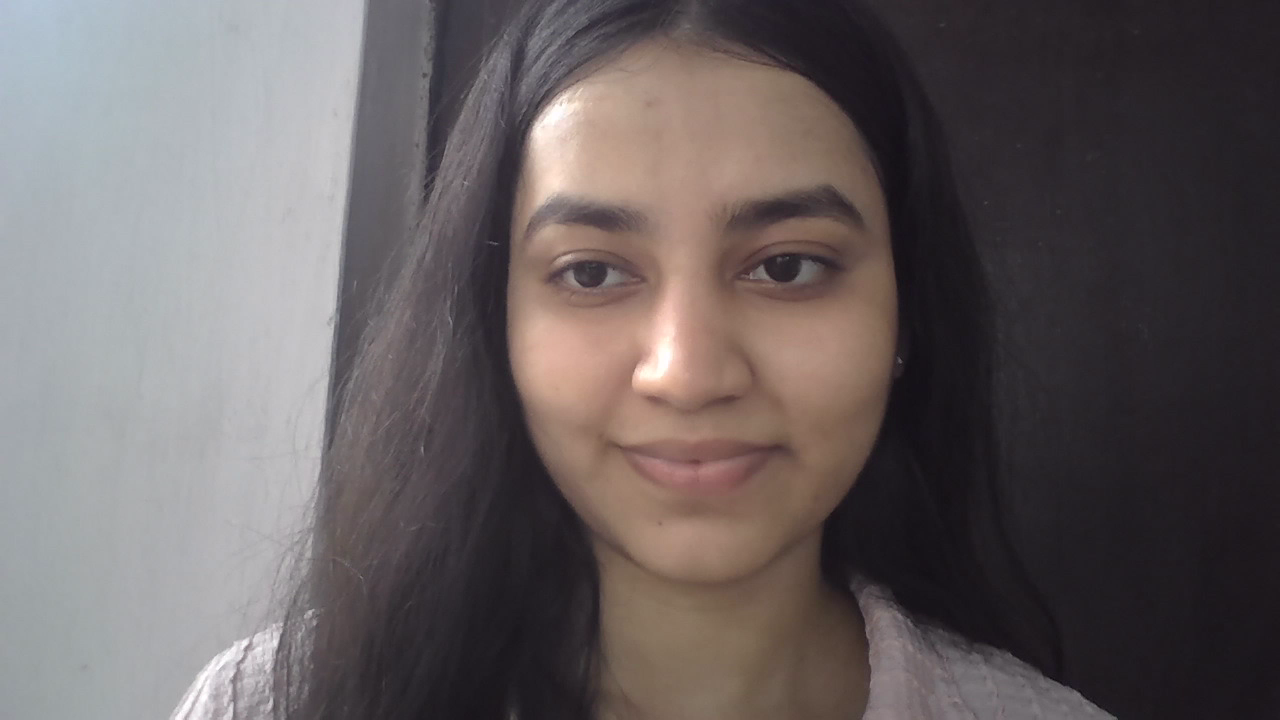
#> input picture frames/frame_001.png, 1280 x 720 px
$ python dwt.py
#> lines starting #> are read from the running program, lines starting #| are printed output that depends on the picture; after the words box and inside, x2 and y2 are one past the last pixel; in counts of white or black regions, pixels touching at a corner belong together; long printed decimals are rounded

#DWT Transformation and reconstruction section

import cv2
import pywt
import numpy as np

INPUT = "frames/frame_001.png"
OUTPUT = "dwt_review_reconstructed.png"

# 1. Load frame
image = cv2.imread(INPUT, cv2.IMREAD_GRAYSCALE)
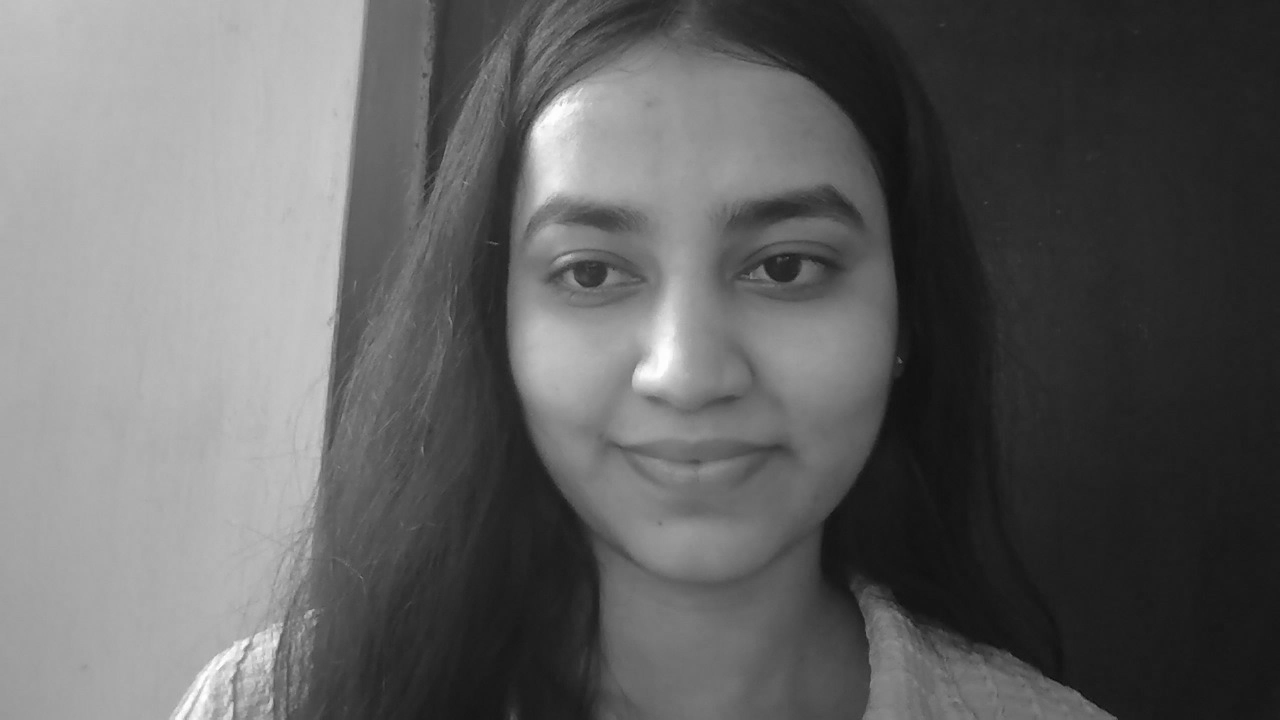
#> image: shape (720, 1280); min 11, max 254, mean 98.4

if image is None:
    raise FileNotFoundError(f"Could not load {INPUT}")

# 2. Apply DWT
LL, (LH, HL, HH) = pywt.dwt2(image, "haar")
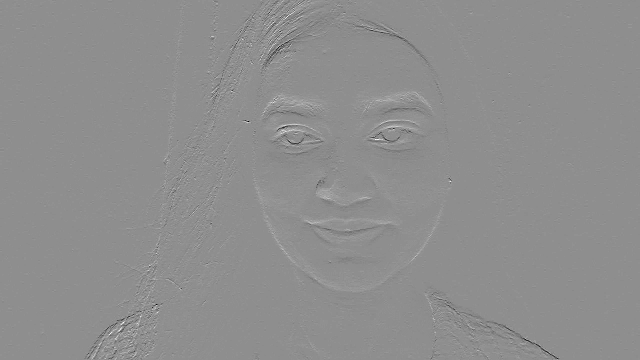
#> LH: shape (360, 640) float64; min -48.5, max 38, mean 0; drawn with min black and max white
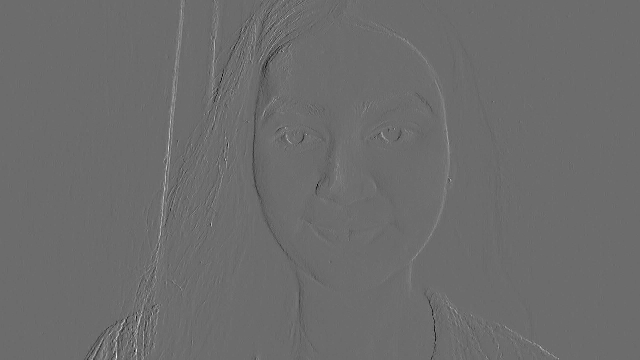
#> HL: shape (360, 640) float64; min -53.5, max 72, mean 0.1; drawn with min black and max white
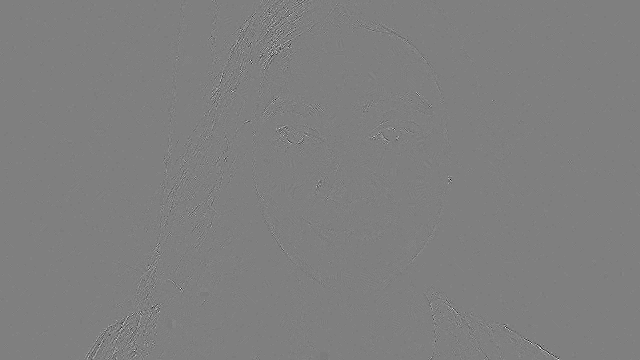
#> HH: shape (360, 640) float64; min -17, max 17, mean 0.00474; drawn with min black and max white

# 3. Inverse DWT
reconstructed = pywt.idwt2((LL, (LH, HL, HH)), "haar")

# 4. Convert reconstructed image for saving
reconstructed = np.clip(reconstructed, 0, 255).astype(np.uint8)

# 5. Save reconstructed frame
cv2.imwrite(OUTPUT, reconstructed)

# 6. Measure difference
difference = np.abs(
    image.astype(np.float64) - reconstructed.astype(np.float64)
)
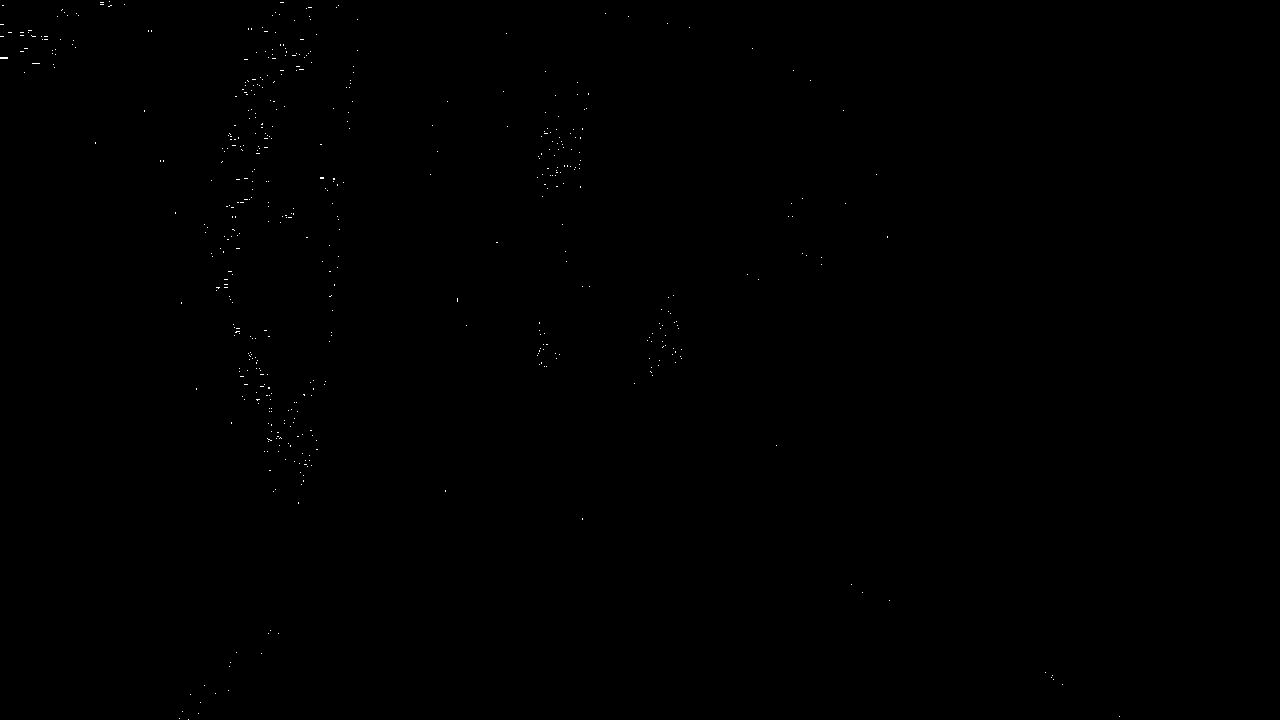
#> difference: shape (720, 1280) float64; values 0 (black) and 1 (white), 0.09% white in thin lines or dots, all inside (x1, y1, x2, y2) = (0, 1, 1120, 720)

mse = np.mean(difference ** 2)
#> mse = 0.000876

if mse == 0:
    psnr = float("inf")
else:
    psnr = 10 * np.log10((255 ** 2) / mse)
#> psnr = 78.71

# 7. Display review results
print("=== DWT REVIEW ===")
print("Original shape:      ", image.shape)
#| Original shape:       (720, 1280)
print("LL shape:            ", LL.shape)
#| LL shape:             (360, 640)
print("LH shape:            ", LH.shape)
#| LH shape:             (360, 640)
print("HL shape:            ", HL.shape)
#| HL shape:             (360, 640)
print("HH shape:            ", HH.shape)
#| HH shape:             (360, 640)
print("Reconstructed shape: ", reconstructed.shape)
#| Reconstructed shape:  (720, 1280)
print(f"MSE:                 {mse:.6f}")
#| MSE:                 0.000876
print(f"PSNR:                {psnr:.6f} dB")
#| PSNR:                78.707 dB
print("\nDWT transformation: SUCCESS")
print("Inverse DWT:         SUCCESS")
print(f"Reconstructed image saved as: {OUTPUT}")

#DWT Reconstruction section


# Load the original image
image = cv2.imread("frames/frame_001.png", cv2.IMREAD_GRAYSCALE)

if image is None:
    raise FileNotFoundError("Could not load frames/frame_001.png")

# DWT: decompose the image
LL, (LH, HL, HH) = pywt.dwt2(image, "haar")

# Inverse DWT: reconstruct the image
reconstructed = pywt.idwt2((LL, (LH, HL, HH)), "haar")

# Convert back to uint8 for saving
reconstructed = np.clip(reconstructed, 0, 255).astype(np.uint8)

# Save reconstructed image
cv2.imwrite("reconstructed_frame.png", reconstructed)

# Calculate reconstruction error
difference = np.abs(image.astype(np.float64) - reconstructed.astype(np.float64))

print("Original image shape:", image.shape)
#| Original image shape: (720, 1280)
print("Reconstructed image shape:", reconstructed.shape)
#| Reconstructed image shape: (720, 1280)
print("Maximum pixel difference:", difference.max())
#| Maximum pixel difference: 1.0
print("Mean pixel difference:", difference.mean())
#| Mean pixel difference: 0.0008757

print("\nDWT → Inverse DWT reconstruction completed.")
print("Saved as: reconstructed_frame.png")

#DWT Visualization section
import cv2
import pywt
import numpy as np

# Load frame.png as a grayscale im
image = cv2.imread("frames/frame_001.png", cv2.IMREAD_GRAYSCALE)

if image is None:
    raise FileNotFoundError("Could not load frames/frame_001.png")

# Apply 2D Haar DWT
LL, (LH, HL, HH) = pywt.dwt2(image, "haar")

# Normalize sub-bands so they can be saved as images
def normalize_band(band):
    band = np.abs(band)
    return cv2.normalize(band, None, 0, 255, cv2.NORM_MINMAX).astype(np.uint8)

# Convert each sub-band to viewable image format
LL_img = normalize_band(LL)
LH_img = normalize_band(LH)
#> in normalize_band (call 2), `band = np.abs(band)`:
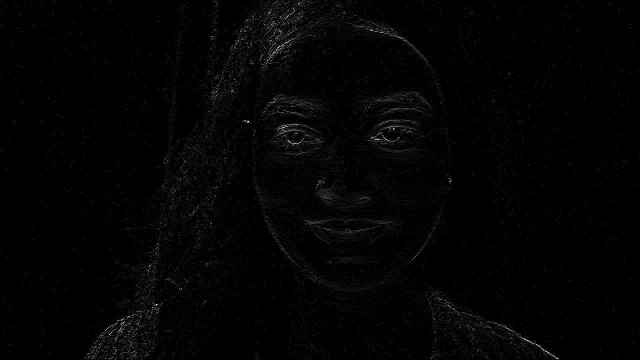
#> band: shape (360, 640) float64; min 0, max 48.5, mean 0.7; drawn with min black and max white
HL_img = normalize_band(HL)
HH_img = normalize_band(HH)

# Save the resulting sub-bands
cv2.imwrite("LL.png", LL_img)
cv2.imwrite("LH.png", LH_img)
cv2.imwrite("HL.png", HL_img)
cv2.imwrite("HH.png", HH_img)

print("Original image shape:", image.shape)
#| Original image shape: (720, 1280)
print("LL shape:", LL.shape)
#| LL shape: (360, 640)
print("LH shape:", LH.shape)
#| LH shape: (360, 640)
print("HL shape:", HL.shape)
#| HL shape: (360, 640)
print("HH shape:", HH.shape)
#| HH shape: (360, 640)

print("\nDWT completed successfully.")
print("Sub-band images saved: LL.png, LH.png, HL.png, HH.png")

$ run again, with frames/frame_002.png copied over frames/frame_001.png
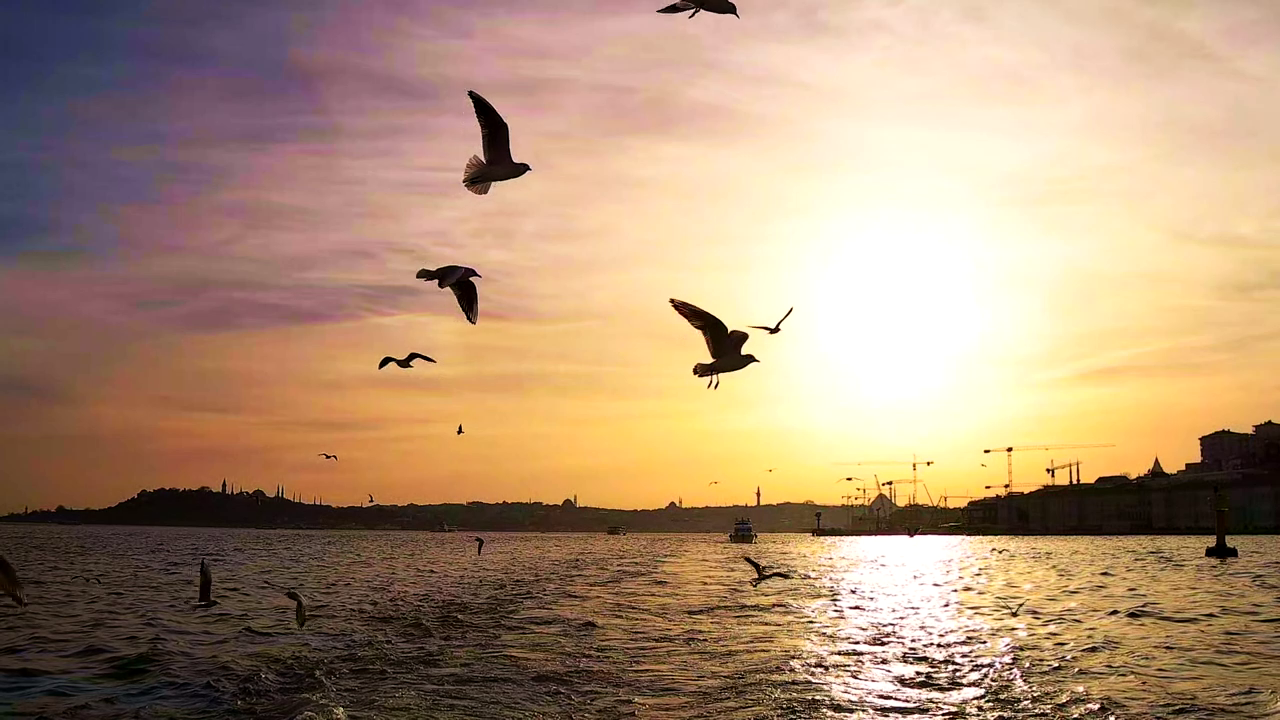
#> input picture frames/frame_002.png, 1280 x 720 px
#> `difference = np.abs( image.astype(np.float64) - reconstructed.astype(n..`:
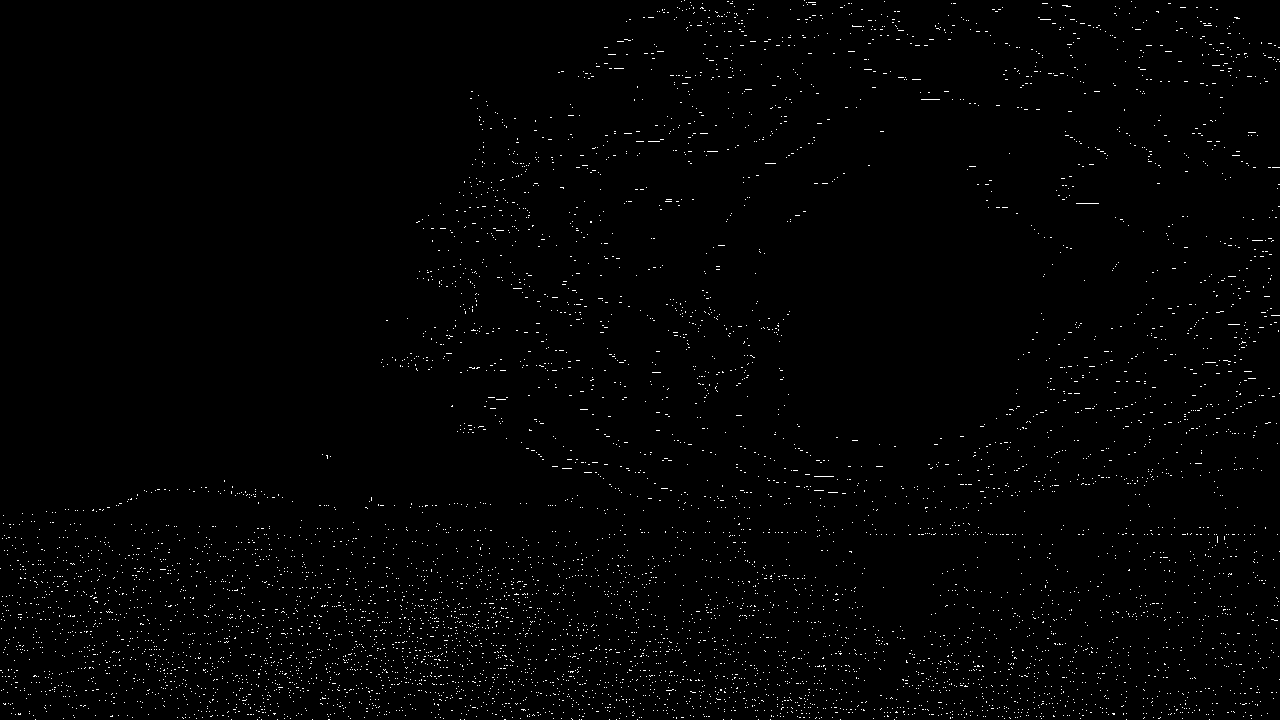
#> difference: shape (720, 1280) float64; values 0 (black) and 1 (white), 1.1% white in thin lines or dots
#> mse = 0.0106
#> psnr = 67.89
#| Original shape:       (720, 1280)
#| LL shape:             (360, 640)
#| LH shape:             (360, 640)
#| HL shape:             (360, 640)
#| HH shape:             (360, 640)
#| Reconstructed shape:  (720, 1280)
#| MSE:                 0.01057
#| PSNR:                67.890 dB
#| Original image shape: (720, 1280)
#| Reconstructed image shape: (720, 1280)
#| Maximum pixel difference: 1.0
#| Mean pixel difference: 0.01057
#> in normalize_band (call 4), `band = np.abs(band)`:
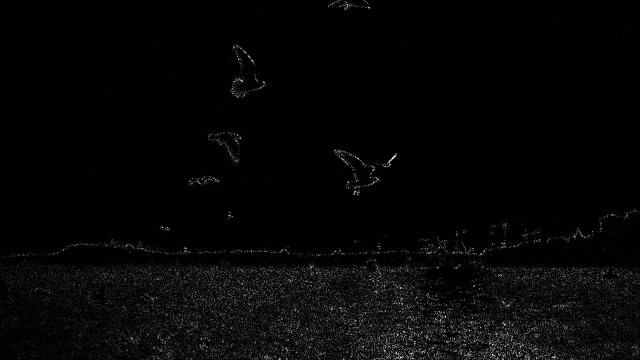
#> band: shape (360, 640) float64; min 0, max 78.5, mean 1.9; drawn with min black and max white
#| Original image shape: (720, 1280)
#| LL shape: (360, 640)
#| LH shape: (360, 640)
#| HL shape: (360, 640)
#| HH shape: (360, 640)
